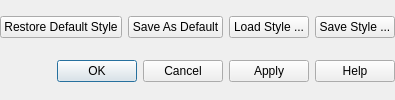
    <widget class="QFrame" name="mButtonBoxFrame">
     <property name="sizePolicy">
      <sizepolicy hsizetype="Preferred" vsizetype="Maximum">
       <horstretch>0</horstretch>
       <verstretch>0</verstretch>
      </sizepolicy>
     </property>
     <property name="frameShape">
      <enum>QFrame::NoFrame</enum>
     </property>
     <property name="frameShadow">
      <enum>QFrame::Raised</enum>
     </property>
     <layout class="QGridLayout" name="gridLayout">
      <property name="margin">
       <number>0</number>
      </property>
      <item row="0" column="1">
       <widget class="QPushButton" name="pbnSaveDefaultStyle">
        <property name="text">
         <string>Save As Default</string>
        </property>
       </widget>
      </item>
      <item row="0" column="2">
       <widget class="QPushButton" name="pbnLoadStyle">
        <property name="text">
         <string>Load Style ...</string>
        </property>
       </widget>
      </item>
      <item row="0" column="0">
       <widget class="QPushButton" name="pbnLoadDefaultStyle">
        <property name="text">
         <string>Restore Default Style</string>
        </property>
       </widget>
      </item>
      <item row="0" column="3">
       <widget class="QPushButton" name="pbnSaveStyleAs">
        <property name="text">
         <string>Save Style ...</string>
        </property>
       </widget>
      </item>
      <item row="1" column="0" colspan="4">
       <widget class="QDialogButtonBox" name="buttonBox">
        <property name="orientation">
         <enum>Qt::Horizontal</enum>
        </property>
        <property name="standardButtons">
         <set>QDialogButtonBox::Apply|QDialogButtonBox::Cancel|QDialogButtonBox::Help|QDialogButtonBox::Ok</set>
        </property>
       </widget>
      </item>
     </layout>
    </widget>
